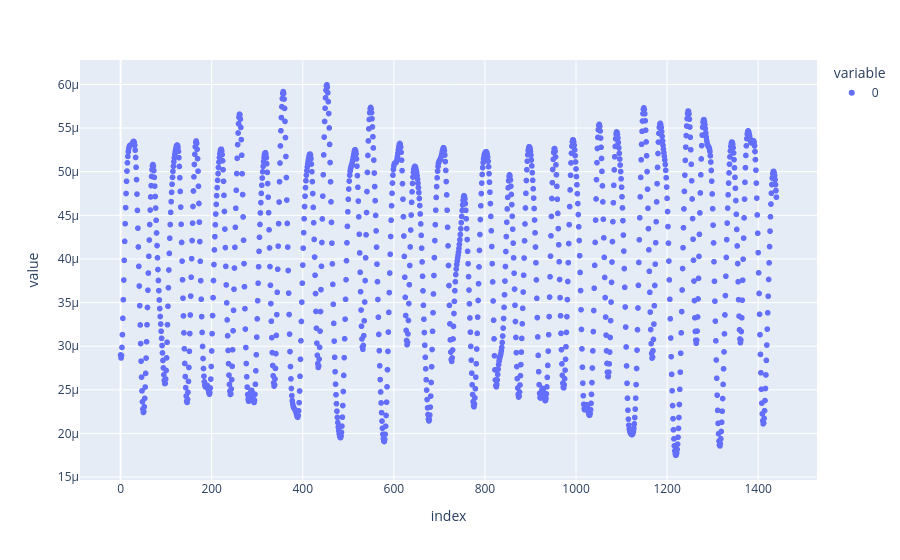

Source (notebook cell):
### Code cell
px.scatter(np.linalg.norm(L_tot_list[0],axis=1))

### Figure 1 — Plotly figure (JSON) as saved in the notebook; plotly's stock layout.template omitted (floating-point values rounded to 4 significant figures; data arrays with more than 128 entries replaced by an {"elided": "..."} marker saying what was removed)
{"data": [{"hovertemplate": "variable=0<br>index=%{x}<br>value=%{y}<extra></extra>", "legendgroup": "0", "marker": {"color": "#636efa", "symbol": "circle"}, "mode": "markers", "name": "0", "showlegend": true, "type": "scattergl", "x": {"elided": "1441 int values"}, "xaxis": "x", "y": {"elided": "1441 float values"}, "yaxis": "y"}], "layout": {"legend": {"title": {"text": "variable"}, "tracegroupgap": 0}, "margin": {"t": 60}, "xaxis": {"anchor": "y", "domain": [0, 1], "title": {"text": "index"}}, "yaxis": {"anchor": "x", "domain": [0, 1], "title": {"text": "value"}}}}
